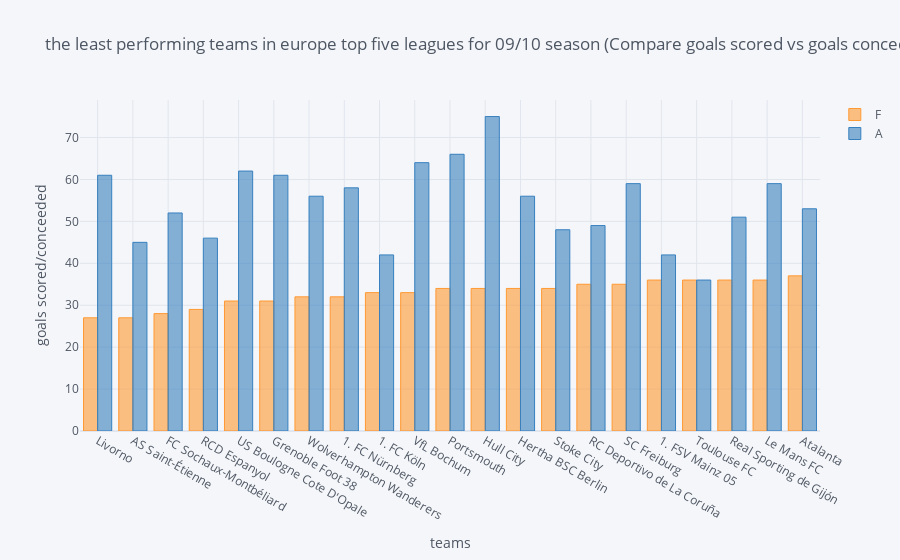

Notebook cell for this chart:
### Code cell
least_performing_teams_with_least_goals_scored_more_goals_conceeded_09_10 = top_20_team_with_least_goals_09_10[["F","A","team_name"]].set_index("team_name")


least_performing_teams_with_least_goals_scored_more_goals_conceeded_09_10.iplot(kind='bar', xTitle='teams',
                  yTitle='goals scored/conceeded', title='the least performing teams in europe top five leagues for 09/10 season (Compare goals scored vs goals conceded')

### Figure 1 — Plotly figure (JSON) as saved in the notebook; plotly's stock layout.template omitted (floating-point values rounded to 4 significant figures)
{"data": [{"marker": {"color": "rgba(255, 153, 51, 0.6)", "line": {"color": "rgba(255, 153, 51, 1.0)", "width": 1}}, "name": "F", "orientation": "v", "text": "", "type": "bar", "x": ["Livorno", "AS Saint-Étienne", "FC Sochaux-Montbéliard", "RCD Espanyol", "US Boulogne Cote D'Opale", "Grenoble Foot 38", "Wolverhampton Wanderers", "1. FC Nürnberg", "1. FC Köln", "VfL Bochum", "Portsmouth", "Hull City", "Hertha BSC Berlin", "Stoke City", "RC Deportivo de La Coruña", "SC Freiburg", "1. FSV Mainz 05", "Toulouse FC", "Real Sporting de Gijón", "Le Mans FC", "Atalanta"], "y": [27, 27, 28, 29, 31, 31, 32, 32, 33, 33, 34, 34, 34, 34, 35, 35, 36, 36, 36, 36, 37]}, {"marker": {"color": "rgba(55, 128, 191, 0.6)", "line": {"color": "rgba(55, 128, 191, 1.0)", "width": 1}}, "name": "A", "orientation": "v", "text": "", "type": "bar", "x": ["Livorno", "AS Saint-Étienne", "FC Sochaux-Montbéliard", "RCD Espanyol", "US Boulogne Cote D'Opale", "Grenoble Foot 38", "Wolverhampton Wanderers", "1. FC Nürnberg", "1. FC Köln", "VfL Bochum", "Portsmouth", "Hull City", "Hertha BSC Berlin", "Stoke City", "RC Deportivo de La Coruña", "SC Freiburg", "1. FSV Mainz 05", "Toulouse FC", "Real Sporting de Gijón", "Le Mans FC", "Atalanta"], "y": [61, 45, 52, 46, 62, 61, 56, 58, 42, 64, 66, 75, 56, 48, 49, 59, 42, 36, 51, 59, 53]}], "layout": {"legend": {"bgcolor": "#F5F6F9", "font": {"color": "#4D5663"}}, "paper_bgcolor": "#F5F6F9", "plot_bgcolor": "#F5F6F9", "title": {"font": {"color": "#4D5663"}, "text": "the least performing teams in europe top five leagues for 09/10 season (Compare goals scored vs goals conceded"}, "xaxis": {"gridcolor": "#E1E5ED", "showgrid": true, "tickfont": {"color": "#4D5663"}, "title": {"font": {"color": "#4D5663"}, "text": "teams"}, "zerolinecolor": "#E1E5ED"}, "yaxis": {"gridcolor": "#E1E5ED", "showgrid": true, "tickfont": {"color": "#4D5663"}, "title": {"font": {"color": "#4D5663"}, "text": "goals scored/conceeded"}, "zerolinecolor": "#E1E5ED"}}}
